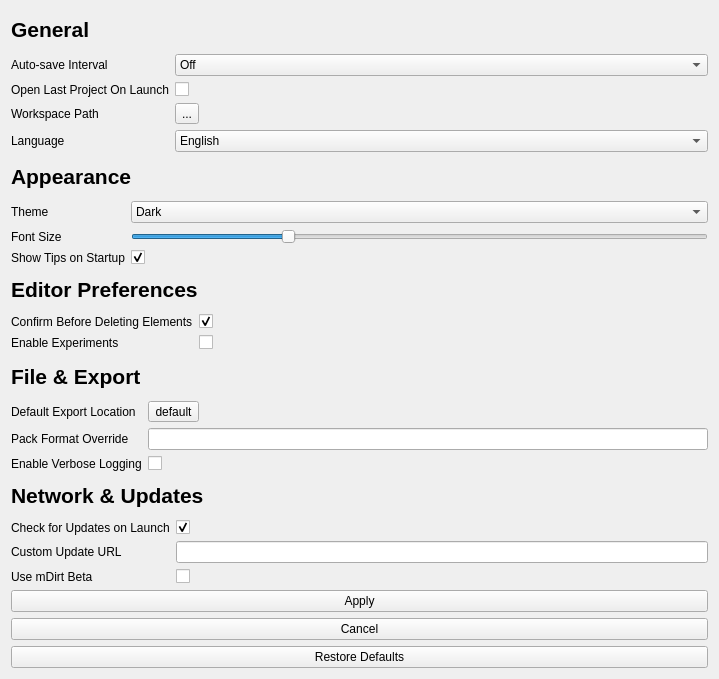
        <widget class="QWidget" name="scrollAreaWidgetContents">
         <property name="geometry">
          <rect>
           <x>0</x>
           <y>0</y>
           <width>719</width>
           <height>679</height>
          </rect>
         </property>
         <layout class="QVBoxLayout" name="verticalLayout_2">
          <item>
           <widget class="QLabel" name="label_13">
            <property name="text">
             <string>&lt;html&gt;&lt;head/&gt;&lt;body&gt;&lt;p&gt;&lt;span style=&quot; font-size:16pt; font-weight:700;&quot;&gt;General&lt;/span&gt;&lt;/p&gt;&lt;/body&gt;&lt;/html&gt;</string>
            </property>
           </widget>
          </item>
          <item>
           <layout class="QFormLayout" name="formLayout_4">
            <item row="0" column="0">
             <widget class="QLabel" name="label_14">
              <property name="text">
               <string>Auto-save Interval</string>
              </property>
             </widget>
            </item>
            <item row="0" column="1">
             <widget class="QComboBox" name="settingsAutoSaveInt">
              <property name="toolTip">
               <string>&lt;html&gt;&lt;head/&gt;&lt;body&gt;&lt;p&gt;How often you want your project to auto-save.&lt;/p&gt;&lt;/body&gt;&lt;/html&gt;</string>
              </property>
              <item>
               <property name="text">
                <string>Off</string>
               </property>
              </item>
              <item>
               <property name="text">
                <string>1 Minute</string>
               </property>
              </item>
              <item>
               <property name="text">
                <string>5 Minutes</string>
               </property>
              </item>
             </widget>
            </item>
            <item row="1" column="0">
             <widget class="QLabel" name="label_15">
              <property name="text">
               <string>Open Last Project On Launch</string>
              </property>
             </widget>
            </item>
            <item row="1" column="1">
             <widget class="QCheckBox" name="settingsOpenLastCheckbox">
              <property name="toolTip">
               <string>&lt;html&gt;&lt;head/&gt;&lt;body&gt;&lt;p&gt;Whether or not mDirt should open your most recent project on launch.&lt;/p&gt;&lt;/body&gt;&lt;/html&gt;</string>
              </property>
              <property name="text">
               <string/>
              </property>
             </widget>
            </item>
            <item row="2" column="0">
             <widget class="QLabel" name="label_16">
              <property name="text">
               <string>Workspace Path</string>
              </property>
             </widget>
            </item>
            <item row="3" column="0">
             <widget class="QLabel" name="label_17">
              <property name="text">
               <string>Language</string>
              </property>
             </widget>
            </item>
            <item row="3" column="1">
             <widget class="QComboBox" name="settingsLanguageCombo">
              <property name="toolTip">
               <string>&lt;html&gt;&lt;head/&gt;&lt;body&gt;&lt;p&gt;The language of mDirt.&lt;br/&gt;&lt;span style=&quot; font-weight:700;&quot;&gt;Only English is supported for now.&lt;/span&gt;&lt;/p&gt;&lt;/body&gt;&lt;/html&gt;</string>
              </property>
              <item>
               <property name="text">
                <string>English</string>
               </property>
              </item>
             </widget>
            </item>
            <item row="2" column="1">
             <widget class="QToolButton" name="settingsWorkspacePathButton">
              <property name="text">
               <string>...</string>
              </property>
             </widget>
            </item>
           </layout>
          </item>
          <item>
           <widget class="QLabel" name="label_18">
            <property name="text">
             <string>&lt;html&gt;&lt;head/&gt;&lt;body&gt;&lt;p&gt;&lt;span style=&quot; font-size:16pt; font-weight:700;&quot;&gt;Appearance&lt;/span&gt;&lt;/p&gt;&lt;/body&gt;&lt;/html&gt;</string>
            </property>
           </widget>
          </item>
          <item>
           <layout class="QFormLayout" name="formLayout_5">
            <item row="0" column="0">
             <widget class="QLabel" name="label_19">
              <property name="text">
               <string>Theme</string>
              </property>
             </widget>
            </item>
            <item row="1" column="0">
             <widget class="QLabel" name="label_20">
              <property name="text">
               <string>Font Size</string>
              </property>
             </widget>
            </item>
            <item row="2" column="0">
             <widget class="QLabel" name="label_21">
              <property name="text">
               <string>Show Tips on Startup</string>
              </property>
             </widget>
            </item>
            <item row="0" column="1">
             <widget class="QComboBox" name="settingsThemeCombo">
              <property name="toolTip">
               <string>&lt;html&gt;&lt;head/&gt;&lt;body&gt;&lt;p&gt;The mDirt theme.&lt;/p&gt;&lt;/body&gt;&lt;/html&gt;</string>
              </property>
              <item>
               <property name="text">
                <string>Dark</string>
               </property>
              </item>
              <item>
               <property name="text">
                <string>Light</string>
               </property>
              </item>
              <item>
               <property name="text">
                <string>Experimental: Espresso</string>
               </property>
              </item>
             </widget>
            </item>
            <item row="1" column="1">
             <widget class="QSlider" name="settingsFontSizeSlider">
              <property name="toolTip">
               <string>&lt;html&gt;&lt;head/&gt;&lt;body&gt;&lt;p&gt;The font size for texts across the app.&lt;br/&gt;Changing may lead to some minor graphical glitches.&lt;/p&gt;&lt;/body&gt;&lt;/html&gt;</string>
              </property>
              <property name="minimum">
               <number>5</number>
              </property>
              <property name="maximum">
               <number>20</number>
              </property>
              <property name="value">
               <number>9</number>
              </property>
              <property name="orientation">
               <enum>Qt::Orientation::Horizontal</enum>
              </property>
             </widget>
            </item>
            <item row="2" column="1">
             <widget class="QCheckBox" name="settingsTipsCheckbox">
              <property name="toolTip">
               <string>&lt;html&gt;&lt;head/&gt;&lt;body&gt;&lt;p&gt;Whether or not the mDirt Welcome screen should show tips.&lt;/p&gt;&lt;/body&gt;&lt;/html&gt;</string>
              </property>
              <property name="text">
               <string/>
              </property>
              <property name="checked">
               <bool>true</bool>
              </property>
             </widget>
            </item>
           </layout>
          </item>
          <item>
           <widget class="QLabel" name="label_22">
            <property name="text">
             <string>&lt;html&gt;&lt;head/&gt;&lt;body&gt;&lt;p&gt;&lt;span style=&quot; font-size:16pt; font-weight:700;&quot;&gt;Editor Preferences&lt;/span&gt;&lt;/p&gt;&lt;/body&gt;&lt;/html&gt;</string>
            </property>
           </widget>
          </item>
          <item>
           <layout class="QFormLayout" name="formLayout_6">
            <item row="0" column="0">
             <widget class="QLabel" name="label_23">
              <property name="text">
               <string>Confirm Before Deleting Elements</string>
              </property>
             </widget>
            </item>
            <item row="0" column="1">
             <widget class="QCheckBox" name="settingsConfirmElementDeleteCheckbox">
              <property name="toolTip">
               <string>&lt;html&gt;&lt;head/&gt;&lt;body&gt;&lt;p&gt;Whether or not it asks for confirmation before deleting elements.&lt;/p&gt;&lt;/body&gt;&lt;/html&gt;</string>
              </property>
              <property name="text">
               <string/>
              </property>
              <property name="checked">
               <bool>true</bool>
              </property>
             </widget>
            </item>
            <item row="1" column="0">
             <widget class="QLabel" name="label_24">
              <property name="text">
               <string>Enable Experiments</string>
              </property>
             </widget>
            </item>
            <item row="1" column="1">
             <widget class="QCheckBox" name="settingsExperimentsCheckbox">
              <property name="toolTip">
               <string>&lt;html&gt;&lt;head/&gt;&lt;body&gt;&lt;p&gt;Whether or not you want to use Experimental elements.&lt;br/&gt;&lt;span style=&quot; font-weight:700;&quot;&gt;This may lead to corruption of your workspaces!&lt;/span&gt;&lt;/p&gt;&lt;/body&gt;&lt;/html&gt;</string>
              </property>
              <property name="text">
               <string/>
              </property>
             </widget>
            </item>
           </layout>
          </item>
          <item>
           <widget class="QLabel" name="label_25">
            <property name="text">
             <string>&lt;html&gt;&lt;head/&gt;&lt;body&gt;&lt;p&gt;&lt;span style=&quot; font-size:16pt; font-weight:700;&quot;&gt;File &amp;amp; Export&lt;/span&gt;&lt;/p&gt;&lt;/body&gt;&lt;/html&gt;</string>
            </property>
           </widget>
          </item>
          <item>
           <layout class="QFormLayout" name="formLayout_7">
            <item row="0" column="0">
             <widget class="QLabel" name="label_26">
              <property name="text">
               <string>Default Export Location</string>
              </property>
             </widget>
            </item>
            <item row="1" column="0">
             <widget class="QLabel" name="label_27">
              <property name="text">
               <string>Pack Format Override</string>
              </property>
             </widget>
            </item>
            <item row="1" column="1">
             <widget class="QLineEdit" name="settingsPackFormatOverride">
              <property name="toolTip">
               <string>&lt;html&gt;&lt;head/&gt;&lt;body&gt;&lt;p&gt;&lt;span style=&quot; font-weight:700;&quot;&gt;EXPERIMENTAL!&lt;/span&gt;&lt;/p&gt;&lt;p&gt;&lt;span style=&quot; font-weight:700;&quot;&gt;DO NOT TOUCH IF YOU DON'T KNOW WHAT YOU ARE DOING!&lt;br/&gt;&lt;/span&gt;Lets you select a new Data &amp;amp; Resource Pack format, as well as use custom Modules.&lt;/p&gt;&lt;/body&gt;&lt;/html&gt;</string>
              </property>
             </widget>
            </item>
            <item row="2" column="0">
             <widget class="QLabel" name="label_28">
              <property name="text">
               <string>Enable Verbose Logging</string>
              </property>
             </widget>
            </item>
            <item row="2" column="1">
             <widget class="QCheckBox" name="settingsVerboseLoggingCheckbox">
              <property name="toolTip">
               <string>&lt;html&gt;&lt;head/&gt;&lt;body&gt;&lt;p&gt;Whether or not mDirt should create a `.log` file and log everything its doing.&lt;/p&gt;&lt;/body&gt;&lt;/html&gt;</string>
              </property>
              <property name="text">
               <string/>
              </property>
             </widget>
            </item>
            <item row="0" column="1">
             <widget class="QToolButton" name="settingsDefaultExportButton">
              <property name="text">
               <string>default</string>
              </property>
             </widget>
            </item>
           </layout>
          </item>
          <item>
           <widget class="QLabel" name="label_30">
            <property name="text">
             <string>&lt;html&gt;&lt;head/&gt;&lt;body&gt;&lt;p&gt;&lt;span style=&quot; font-size:16pt; font-weight:700;&quot;&gt;Network &amp;amp; Updates&lt;/span&gt;&lt;/p&gt;&lt;/body&gt;&lt;/html&gt;</string>
            </property>
           </widget>
          </item>
          <item>
           <layout class="QFormLayout" name="formLayout_8">
            <item row="0" column="0">
             <widget class="QLabel" name="label_31">
              <property name="text">
               <string>Check for Updates on Launch</string>
              </property>
             </widget>
            </item>
            <item row="0" column="1">
             <widget class="QCheckBox" name="settingsCheckUpdatesCheckbox">
              <property name="toolTip">
               <string>&lt;html&gt;&lt;head/&gt;&lt;body&gt;&lt;p&gt;Whether or not mDirt should check for updates when it startsup.&lt;/p&gt;&lt;p&gt;&lt;span style=&quot; font-style:italic;&quot;&gt;It will not install the update without confirmation.&lt;/span&gt;&lt;/p&gt;&lt;/body&gt;&lt;/html&gt;</string>
              </property>
              <property name="text">
               <string/>
              </property>
              <property name="checked">
               <bool>true</bool>
              </property>
             </widget>
            </item>
            <item row="1" column="0">
             <widget class="QLabel" name="label_32">
              <property name="text">
               <string>Custom Update URL</string>
              </property>
             </widget>
            </item>
            <item row="1" column="1">
             <widget class="QLineEdit" name="settingsUpdateURL">
              <property name="toolTip">
               <string>&lt;html&gt;&lt;head/&gt;&lt;body&gt;&lt;p&gt;A custom URL to download mDirt updates from.&lt;br/&gt;Mostly used for developer testing. &lt;span style=&quot; font-weight:700;&quot;&gt;Do not use if you do not know what you're doing!&lt;/span&gt;&lt;/p&gt;&lt;/body&gt;&lt;/html&gt;</string>
              </property>
             </widget>
            </item>
            <item row="2" column="0">
             <widget class="QLabel" name="label_29">
              <property name="text">
               <string>Use mDirt Beta</string>
              </property>
             </widget>
            </item>
            <item row="2" column="1">
             <widget class="QCheckBox" name="settingsBetaUpdatesCheckbox">
              <property name="toolTip">
               <string>&lt;html&gt;&lt;head/&gt;&lt;body&gt;&lt;p&gt;Whether or not you want to download the latest Beta rather than latest stable release when updating.&lt;/p&gt;&lt;p&gt;Betas are usually mostly stable, but stable releases are always more stable.&lt;/p&gt;&lt;/body&gt;&lt;/html&gt;</string>
              </property>
              <property name="text">
               <string/>
              </property>
             </widget>
            </item>
           </layout>
          </item>
          <item>
           <widget class="QPushButton" name="settingsApplyButton">
            <property name="toolTip">
             <string>&lt;html&gt;&lt;head/&gt;&lt;body&gt;&lt;p&gt;Apply the new settings.&lt;/p&gt;&lt;/body&gt;&lt;/html&gt;</string>
            </property>
            <property name="text">
             <string>Apply</string>
            </property>
           </widget>
          </item>
          <item>
           <widget class="QPushButton" name="settingsCancelButton">
            <property name="toolTip">
             <string>&lt;html&gt;&lt;head/&gt;&lt;body&gt;&lt;p&gt;Close the settings menu without applying the settings.&lt;/p&gt;&lt;/body&gt;&lt;/html&gt;</string>
            </property>
            <property name="text">
             <string>Cancel</string>
            </property>
           </widget>
          </item>
          <item>
           <widget class="QPushButton" name="settingsRestoreDefaultsButton">
            <property name="toolTip">
             <string>&lt;html&gt;&lt;head/&gt;&lt;body&gt;&lt;p&gt;Restore settings to their defaults.&lt;/p&gt;&lt;/body&gt;&lt;/html&gt;</string>
            </property>
            <property name="text">
             <string>Restore Defaults</string>
            </property>
           </widget>
          </item>
         </layout>
        </widget>
